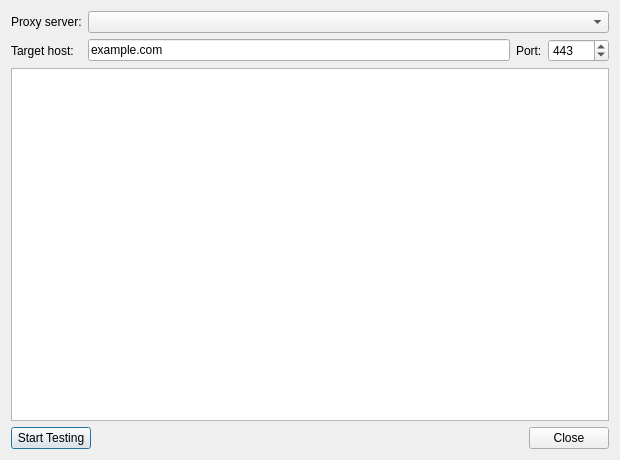
<?xml version="1.0" encoding="UTF-8"?>
<ui version="4.0">
 <class>ProxyCheckerDialog</class>
 <widget class="QDialog" name="ProxyCheckerDialog">
  <property name="geometry">
   <rect>
    <x>0</x>
    <y>0</y>
    <width>620</width>
    <height>460</height>
   </rect>
  </property>
  <property name="windowTitle">
   <string>Proxy Checker</string>
  </property>
  <layout class="QVBoxLayout" name="mainLayout">
   <item>
    <layout class="QFormLayout" name="form">
     <item row="0" column="0">
      <widget class="QLabel" name="choiceLabel">
       <property name="text">
        <string>Proxy server:</string>
       </property>
      </widget>
     </item>
     <item row="0" column="1">
      <widget class="QComboBox" name="choiceCombo"/>
     </item>
     <item row="1" column="0">
      <widget class="QLabel" name="targetLabel">
       <property name="text">
        <string>Target host:</string>
       </property>
      </widget>
     </item>
     <item row="1" column="1">
      <layout class="QHBoxLayout" name="targetRow">
       <item>
        <widget class="QLineEdit" name="hostEdit">
         <property name="text">
          <string notr="true">example.com</string>
         </property>
        </widget>
       </item>
       <item>
        <widget class="QLabel" name="portLabel">
         <property name="text">
          <string>Port:</string>
         </property>
        </widget>
       </item>
       <item>
        <widget class="QSpinBox" name="portSpin">
         <property name="minimum">
          <number>1</number>
         </property>
         <property name="maximum">
          <number>65535</number>
         </property>
         <property name="value">
          <number>443</number>
         </property>
        </widget>
       </item>
      </layout>
     </item>
    </layout>
   </item>
   <item>
    <widget class="QTextEdit" name="outputEdit">
     <property name="font">
      <font>
       <family>Consolas</family>
       <pointsize>9</pointsize>
      </font>
     </property>
     <property name="readOnly">
      <bool>true</bool>
     </property>
    </widget>
   </item>
   <item>
    <layout class="QHBoxLayout" name="buttonsRow">
     <item>
      <widget class="QPushButton" name="startButton">
       <property name="text">
        <string>Start Testing</string>
       </property>
      </widget>
     </item>
     <item>
      <spacer name="buttonsSpacer">
       <property name="orientation">
        <enum>Qt::Horizontal</enum>
       </property>
       <property name="sizeHint" stdset="0">
        <size>
         <width>40</width>
         <height>20</height>
        </size>
       </property>
      </spacer>
     </item>
     <item>
      <widget class="QPushButton" name="closeButton">
       <property name="text">
        <string>Close</string>
       </property>
      </widget>
     </item>
    </layout>
   </item>
  </layout>
 </widget>
 <resources/>
 <connections/>
</ui>
